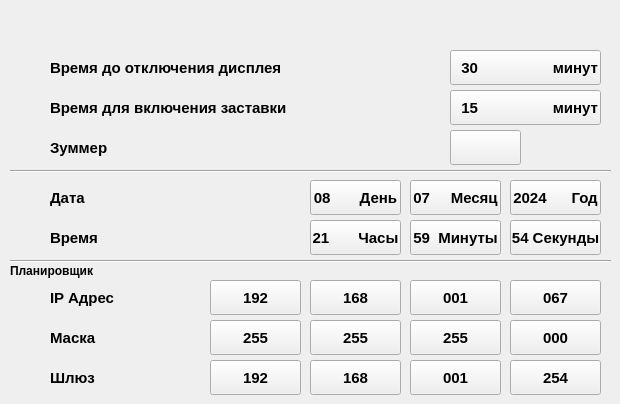
     <widget class="QWidget" name="Settings_Panel_Settings_page">
      <widget class="Line" name="panel_settings_line_1">
       <property name="geometry">
        <rect>
         <x>10</x>
         <y>170</y>
         <width>601</width>
         <height>2</height>
        </rect>
       </property>
       <property name="frameShadow">
        <enum>QFrame::Sunken</enum>
       </property>
       <property name="orientation">
        <enum>Qt::Horizontal</enum>
       </property>
      </widget>
      <widget class="QLabel" name="label_64">
       <property name="geometry">
        <rect>
         <x>50</x>
         <y>50</y>
         <width>261</width>
         <height>35</height>
        </rect>
       </property>
       <property name="font">
        <font>
         <family>Arial</family>
         <pointsize>11</pointsize>
         <weight>75</weight>
         <bold>true</bold>
        </font>
       </property>
       <property name="text">
        <string>Время до отключения дисплея</string>
       </property>
      </widget>
      <widget class="Line" name="panel_settings_line_2">
       <property name="geometry">
        <rect>
         <x>10</x>
         <y>260</y>
         <width>601</width>
         <height>2</height>
        </rect>
       </property>
       <property name="frameShadow">
        <enum>QFrame::Sunken</enum>
       </property>
       <property name="orientation">
        <enum>Qt::Horizontal</enum>
       </property>
      </widget>
      <widget class="QLabel" name="label_44">
       <property name="geometry">
        <rect>
         <x>10</x>
         <y>260</y>
         <width>171</width>
         <height>21</height>
        </rect>
       </property>
       <property name="font">
        <font>
         <family>Arial</family>
         <pointsize>9</pointsize>
         <weight>75</weight>
         <bold>true</bold>
        </font>
       </property>
       <property name="text">
        <string>Планировщик</string>
       </property>
      </widget>
      <widget class="QLabel" name="panel_settings_icon_label_6">
       <property name="geometry">
        <rect>
         <x>10</x>
         <y>280</y>
         <width>40</width>
         <height>35</height>
        </rect>
       </property>
       <property name="text">
        <string/>
       </property>
      </widget>
      <widget class="QLabel" name="label_65">
       <property name="geometry">
        <rect>
         <x>50</x>
         <y>280</y>
         <width>100</width>
         <height>35</height>
        </rect>
       </property>
       <property name="font">
        <font>
         <family>Arial</family>
         <pointsize>11</pointsize>
         <weight>75</weight>
         <bold>true</bold>
        </font>
       </property>
       <property name="text">
        <string>IP Адрес</string>
       </property>
      </widget>
      <widget class="QLabel" name="panel_settings_icon_label_7">
       <property name="geometry">
        <rect>
         <x>10</x>
         <y>320</y>
         <width>40</width>
         <height>35</height>
        </rect>
       </property>
       <property name="text">
        <string/>
       </property>
      </widget>
      <widget class="QLabel" name="panel_settings_icon_label_8">
       <property name="geometry">
        <rect>
         <x>10</x>
         <y>360</y>
         <width>40</width>
         <height>35</height>
        </rect>
       </property>
       <property name="text">
        <string/>
       </property>
      </widget>
      <widget class="QLabel" name="label_66">
       <property name="geometry">
        <rect>
         <x>50</x>
         <y>320</y>
         <width>100</width>
         <height>35</height>
        </rect>
       </property>
       <property name="font">
        <font>
         <family>Arial</family>
         <pointsize>11</pointsize>
         <weight>75</weight>
         <bold>true</bold>
        </font>
       </property>
       <property name="text">
        <string>Маска</string>
       </property>
      </widget>
      <widget class="QLabel" name="label_67">
       <property name="geometry">
        <rect>
         <x>50</x>
         <y>360</y>
         <width>100</width>
         <height>35</height>
        </rect>
       </property>
       <property name="font">
        <font>
         <family>Arial</family>
         <pointsize>11</pointsize>
         <weight>75</weight>
         <bold>true</bold>
        </font>
       </property>
       <property name="text">
        <string>Шлюз</string>
       </property>
      </widget>
      <widget class="QLabel" name="shield_12_label">
       <property name="geometry">
        <rect>
         <x>170</x>
         <y>280</y>
         <width>40</width>
         <height>35</height>
        </rect>
       </property>
       <property name="text">
        <string/>
       </property>
      </widget>
      <widget class="QLabel" name="shield_13_label">
       <property name="geometry">
        <rect>
         <x>170</x>
         <y>320</y>
         <width>40</width>
         <height>35</height>
        </rect>
       </property>
       <property name="text">
        <string/>
       </property>
      </widget>
      <widget class="QLabel" name="shield_14_label">
       <property name="geometry">
        <rect>
         <x>170</x>
         <y>360</y>
         <width>40</width>
         <height>35</height>
        </rect>
       </property>
       <property name="text">
        <string/>
       </property>
      </widget>
      <widget class="QLabel" name="shield_7_label">
       <property name="geometry">
        <rect>
         <x>410</x>
         <y>50</y>
         <width>40</width>
         <height>35</height>
        </rect>
       </property>
       <property name="text">
        <string/>
       </property>
      </widget>
      <widget class="QLabel" name="shield_8_label">
       <property name="geometry">
        <rect>
         <x>410</x>
         <y>90</y>
         <width>40</width>
         <height>35</height>
        </rect>
       </property>
       <property name="text">
        <string/>
       </property>
      </widget>
      <widget class="QLabel" name="shield_9_label">
       <property name="geometry">
        <rect>
         <x>410</x>
         <y>130</y>
         <width>40</width>
         <height>35</height>
        </rect>
       </property>
       <property name="text">
        <string/>
       </property>
      </widget>
      <widget class="QLabel" name="panel_settings_icon_label_3">
       <property name="geometry">
        <rect>
         <x>10</x>
         <y>130</y>
         <width>40</width>
         <height>35</height>
        </rect>
       </property>
       <property name="text">
        <string/>
       </property>
      </widget>
      <widget class="QLabel" name="panel_settings_icon_label_2">
       <property name="geometry">
        <rect>
         <x>10</x>
         <y>90</y>
         <width>40</width>
         <height>35</height>
        </rect>
       </property>
       <property name="text">
        <string/>
       </property>
      </widget>
      <widget class="QLabel" name="panel_settings_icon_label_1">
       <property name="geometry">
        <rect>
         <x>10</x>
         <y>50</y>
         <width>40</width>
         <height>35</height>
        </rect>
       </property>
       <property name="text">
        <string/>
       </property>
      </widget>
      <widget class="QLabel" name="label_73">
       <property name="geometry">
        <rect>
         <x>50</x>
         <y>90</y>
         <width>261</width>
         <height>35</height>
        </rect>
       </property>
       <property name="font">
        <font>
         <family>Arial</family>
         <pointsize>11</pointsize>
         <weight>75</weight>
         <bold>true</bold>
        </font>
       </property>
       <property name="text">
        <string>Время для включения заставки</string>
       </property>
      </widget>
      <widget class="QLabel" name="label_74">
       <property name="geometry">
        <rect>
         <x>50</x>
         <y>130</y>
         <width>261</width>
         <height>35</height>
        </rect>
       </property>
       <property name="font">
        <font>
         <family>Arial</family>
         <pointsize>11</pointsize>
         <weight>75</weight>
         <bold>true</bold>
        </font>
       </property>
       <property name="text">
        <string>Зуммер</string>
       </property>
      </widget>
      <widget class="QPushButton" name="panel_settings_screensaver_activation_time_pushButton">
       <property name="geometry">
        <rect>
         <x>450</x>
         <y>90</y>
         <width>151</width>
         <height>35</height>
        </rect>
       </property>
       <property name="font">
        <font>
         <family>Arial</family>
         <pointsize>11</pointsize>
         <weight>75</weight>
         <bold>true</bold>
        </font>
       </property>
       <property name="text">
        <string>  15                  минут</string>
       </property>
      </widget>
      <widget class="QPushButton" name="panel_settings_display_disable_time_pushButton">
       <property name="geometry">
        <rect>
         <x>450</x>
         <y>50</y>
         <width>151</width>
         <height>35</height>
        </rect>
       </property>
       <property name="font">
        <font>
         <family>Arial</family>
         <pointsize>11</pointsize>
         <weight>75</weight>
         <bold>true</bold>
        </font>
       </property>
       <property name="text">
        <string>  30                  минут</string>
       </property>
      </widget>
      <widget class="QPushButton" name="panel_settings_buzzer_pushButton">
       <property name="geometry">
        <rect>
         <x>450</x>
         <y>130</y>
         <width>71</width>
         <height>35</height>
        </rect>
       </property>
       <property name="font">
        <font>
         <family>Arial</family>
         <pointsize>11</pointsize>
         <weight>75</weight>
         <bold>true</bold>
        </font>
       </property>
       <property name="text">
        <string/>
       </property>
      </widget>
      <widget class="QPushButton" name="panel_settings_date_year_pushButton">
       <property name="geometry">
        <rect>
         <x>510</x>
         <y>180</y>
         <width>91</width>
         <height>35</height>
        </rect>
       </property>
       <property name="font">
        <font>
         <family>Arial</family>
         <pointsize>11</pointsize>
         <weight>75</weight>
         <bold>true</bold>
        </font>
       </property>
       <property name="text">
        <string>2024      Год</string>
       </property>
      </widget>
      <widget class="QPushButton" name="panel_settings_time_seconds_pushButton">
       <property name="geometry">
        <rect>
         <x>510</x>
         <y>220</y>
         <width>91</width>
         <height>35</height>
        </rect>
       </property>
       <property name="font">
        <font>
         <family>Arial</family>
         <pointsize>11</pointsize>
         <weight>75</weight>
         <bold>true</bold>
        </font>
       </property>
       <property name="text">
        <string>54 Секунды</string>
       </property>
      </widget>
      <widget class="QPushButton" name="panel_settings_time_minutes_pushButton">
       <property name="geometry">
        <rect>
         <x>410</x>
         <y>220</y>
         <width>91</width>
         <height>35</height>
        </rect>
       </property>
       <property name="font">
        <font>
         <family>Arial</family>
         <pointsize>11</pointsize>
         <weight>75</weight>
         <bold>true</bold>
        </font>
       </property>
       <property name="text">
        <string>59  Минуты</string>
       </property>
      </widget>
      <widget class="QPushButton" name="panel_settings_date_month_pushButton">
       <property name="geometry">
        <rect>
         <x>410</x>
         <y>180</y>
         <width>91</width>
         <height>35</height>
        </rect>
       </property>
       <property name="font">
        <font>
         <family>Arial</family>
         <pointsize>11</pointsize>
         <weight>75</weight>
         <bold>true</bold>
        </font>
       </property>
       <property name="text">
        <string>07     Месяц</string>
       </property>
      </widget>
      <widget class="QPushButton" name="panel_settings_date_day_pushButton">
       <property name="geometry">
        <rect>
         <x>310</x>
         <y>180</y>
         <width>91</width>
         <height>35</height>
        </rect>
       </property>
       <property name="font">
        <font>
         <family>Arial</family>
         <pointsize>11</pointsize>
         <weight>75</weight>
         <bold>true</bold>
        </font>
       </property>
       <property name="text">
        <string>08       День</string>
       </property>
      </widget>
      <widget class="QPushButton" name="panel_settings_time_hour_pushButton">
       <property name="geometry">
        <rect>
         <x>310</x>
         <y>220</y>
         <width>91</width>
         <height>35</height>
        </rect>
       </property>
       <property name="font">
        <font>
         <family>Arial</family>
         <pointsize>11</pointsize>
         <weight>75</weight>
         <bold>true</bold>
        </font>
       </property>
       <property name="text">
        <string>21       Часы</string>
       </property>
      </widget>
      <widget class="QLabel" name="shield_10_label">
       <property name="geometry">
        <rect>
         <x>270</x>
         <y>180</y>
         <width>40</width>
         <height>35</height>
        </rect>
       </property>
       <property name="text">
        <string/>
       </property>
      </widget>
      <widget class="QLabel" name="shield_11_label">
       <property name="geometry">
        <rect>
         <x>270</x>
         <y>220</y>
         <width>40</width>
         <height>35</height>
        </rect>
       </property>
       <property name="text">
        <string/>
       </property>
      </widget>
      <widget class="QLabel" name="panel_settings_icon_label_5">
       <property name="geometry">
        <rect>
         <x>10</x>
         <y>220</y>
         <width>40</width>
         <height>35</height>
        </rect>
       </property>
       <property name="text">
        <string/>
       </property>
      </widget>
      <widget class="QLabel" name="panel_settings_icon_label_4">
       <property name="geometry">
        <rect>
         <x>10</x>
         <y>180</y>
         <width>40</width>
         <height>35</height>
        </rect>
       </property>
       <property name="text">
        <string/>
       </property>
      </widget>
      <widget class="QLabel" name="label_75">
       <property name="geometry">
        <rect>
         <x>50</x>
         <y>180</y>
         <width>91</width>
         <height>35</height>
        </rect>
       </property>
       <property name="font">
        <font>
         <family>Arial</family>
         <pointsize>11</pointsize>
         <weight>75</weight>
         <bold>true</bold>
        </font>
       </property>
       <property name="text">
        <string>Дата</string>
       </property>
      </widget>
      <widget class="QLabel" name="label_76">
       <property name="geometry">
        <rect>
         <x>50</x>
         <y>220</y>
         <width>91</width>
         <height>35</height>
        </rect>
       </property>
       <property name="font">
        <font>
         <family>Arial</family>
         <pointsize>11</pointsize>
         <weight>75</weight>
         <bold>true</bold>
        </font>
       </property>
       <property name="text">
        <string>Время</string>
       </property>
      </widget>
      <widget class="QPushButton" name="panel_settings_ip_1_pushButton">
       <property name="geometry">
        <rect>
         <x>210</x>
         <y>280</y>
         <width>91</width>
         <height>35</height>
        </rect>
       </property>
       <property name="font">
        <font>
         <family>Arial</family>
         <pointsize>11</pointsize>
         <weight>75</weight>
         <bold>true</bold>
        </font>
       </property>
       <property name="text">
        <string>192</string>
       </property>
      </widget>
      <widget class="QPushButton" name="panel_settings_mask_1_pushButton">
       <property name="geometry">
        <rect>
         <x>210</x>
         <y>320</y>
         <width>91</width>
         <height>35</height>
        </rect>
       </property>
       <property name="font">
        <font>
         <family>Arial</family>
         <pointsize>11</pointsize>
         <weight>75</weight>
         <bold>true</bold>
        </font>
       </property>
       <property name="text">
        <string>255</string>
       </property>
      </widget>
      <widget class="QPushButton" name="panel_settings_gateway_1_pushButton">
       <property name="geometry">
        <rect>
         <x>210</x>
         <y>360</y>
         <width>91</width>
         <height>35</height>
        </rect>
       </property>
       <property name="font">
        <font>
         <family>Arial</family>
         <pointsize>11</pointsize>
         <weight>75</weight>
         <bold>true</bold>
        </font>
       </property>
       <property name="text">
        <string>192</string>
       </property>
      </widget>
      <widget class="QPushButton" name="panel_settings_ip_4_pushButton">
       <property name="geometry">
        <rect>
         <x>510</x>
         <y>280</y>
         <width>91</width>
         <height>35</height>
        </rect>
       </property>
       <property name="font">
        <font>
         <family>Arial</family>
         <pointsize>11</pointsize>
         <weight>75</weight>
         <bold>true</bold>
        </font>
       </property>
       <property name="text">
        <string>067</string>
       </property>
      </widget>
      <widget class="QPushButton" name="panel_settings_ip_3_pushButton">
       <property name="geometry">
        <rect>
         <x>410</x>
         <y>280</y>
         <width>91</width>
         <height>35</height>
        </rect>
       </property>
       <property name="font">
        <font>
         <family>Arial</family>
         <pointsize>11</pointsize>
         <weight>75</weight>
         <bold>true</bold>
        </font>
       </property>
       <property name="text">
        <string>001</string>
       </property>
      </widget>
      <widget class="QPushButton" name="panel_settings_ip_2_pushButton">
       <property name="geometry">
        <rect>
         <x>310</x>
         <y>280</y>
         <width>91</width>
         <height>35</height>
        </rect>
       </property>
       <property name="font">
        <font>
         <family>Arial</family>
         <pointsize>11</pointsize>
         <weight>75</weight>
         <bold>true</bold>
        </font>
       </property>
       <property name="text">
        <string>168</string>
       </property>
      </widget>
      <widget class="QPushButton" name="panel_settings_mask_2_pushButton">
       <property name="geometry">
        <rect>
         <x>310</x>
         <y>320</y>
         <width>91</width>
         <height>35</height>
        </rect>
       </property>
       <property name="font">
        <font>
         <family>Arial</family>
         <pointsize>11</pointsize>
         <weight>75</weight>
         <bold>true</bold>
        </font>
       </property>
       <property name="text">
        <string>255</string>
       </property>
      </widget>
      <widget class="QPushButton" name="panel_settings_gateway_2_pushButton">
       <property name="geometry">
        <rect>
         <x>310</x>
         <y>360</y>
         <width>91</width>
         <height>35</height>
        </rect>
       </property>
       <property name="font">
        <font>
         <family>Arial</family>
         <pointsize>11</pointsize>
         <weight>75</weight>
         <bold>true</bold>
        </font>
       </property>
       <property name="text">
        <string>168</string>
       </property>
      </widget>
      <widget class="QPushButton" name="panel_settings_gateway_3_pushButton">
       <property name="geometry">
        <rect>
         <x>410</x>
         <y>360</y>
         <width>91</width>
         <height>35</height>
        </rect>
       </property>
       <property name="font">
        <font>
         <family>Arial</family>
         <pointsize>11</pointsize>
         <weight>75</weight>
         <bold>true</bold>
        </font>
       </property>
       <property name="text">
        <string>001</string>
       </property>
      </widget>
      <widget class="QPushButton" name="panel_settings_mask_3_pushButton">
       <property name="geometry">
        <rect>
         <x>410</x>
         <y>320</y>
         <width>91</width>
         <height>35</height>
        </rect>
       </property>
       <property name="font">
        <font>
         <family>Arial</family>
         <pointsize>11</pointsize>
         <weight>75</weight>
         <bold>true</bold>
        </font>
       </property>
       <property name="text">
        <string>255</string>
       </property>
      </widget>
      <widget class="QPushButton" name="panel_settings_mask_4_pushButton">
       <property name="geometry">
        <rect>
         <x>510</x>
         <y>320</y>
         <width>91</width>
         <height>35</height>
        </rect>
       </property>
       <property name="font">
        <font>
         <family>Arial</family>
         <pointsize>11</pointsize>
         <weight>75</weight>
         <bold>true</bold>
        </font>
       </property>
       <property name="text">
        <string>000</string>
       </property>
      </widget>
      <widget class="QPushButton" name="panel_settings_gateway_4_pushButton">
       <property name="geometry">
        <rect>
         <x>510</x>
         <y>360</y>
         <width>91</width>
         <height>35</height>
        </rect>
       </property>
       <property name="font">
        <font>
         <family>Arial</family>
         <pointsize>11</pointsize>
         <weight>75</weight>
         <bold>true</bold>
        </font>
       </property>
       <property name="text">
        <string>254</string>
       </property>
      </widget>
     </widget>
